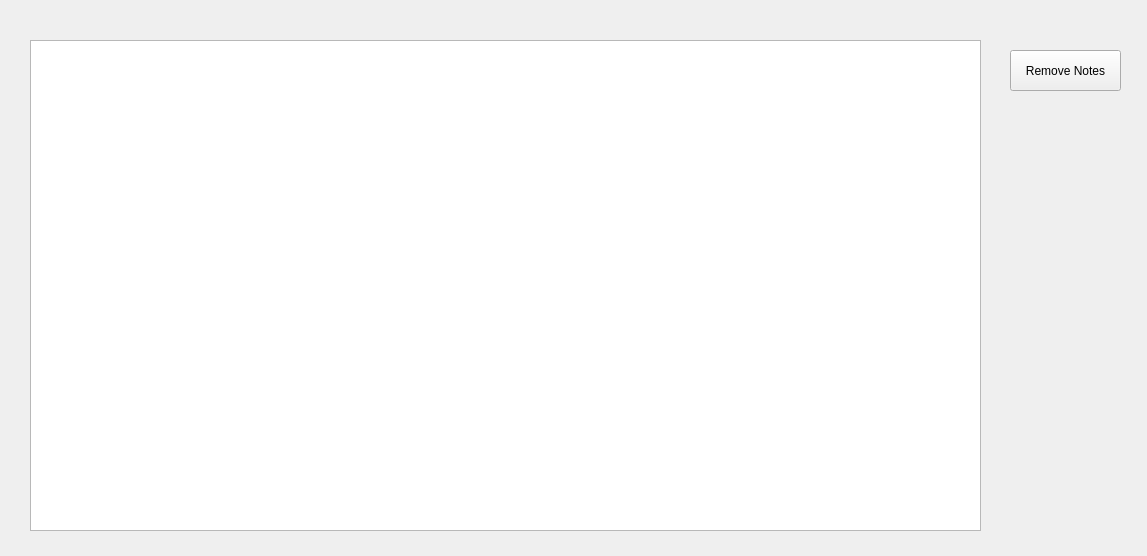
<?xml version="1.0" encoding="UTF-8"?>
<ui version="4.0">
 <class>InvoiceDlg</class>
 <widget class="QWidget" name="InvoiceDlg">
  <property name="geometry">
   <rect>
    <x>0</x>
    <y>0</y>
    <width>1147</width>
    <height>556</height>
   </rect>
  </property>
  <property name="windowTitle">
   <string>Create Invoice</string>
  </property>
  <widget class="QPlainTextEdit" name="txtInvoice">
   <property name="geometry">
    <rect>
     <x>30</x>
     <y>40</y>
     <width>951</width>
     <height>491</height>
    </rect>
   </property>
  </widget>
  <widget class="QPushButton" name="btnRemoveNotes">
   <property name="geometry">
    <rect>
     <x>1010</x>
     <y>50</y>
     <width>111</width>
     <height>41</height>
    </rect>
   </property>
   <property name="text">
    <string>Remove Notes</string>
   </property>
  </widget>
 </widget>
 <resources/>
 <connections/>
</ui>
